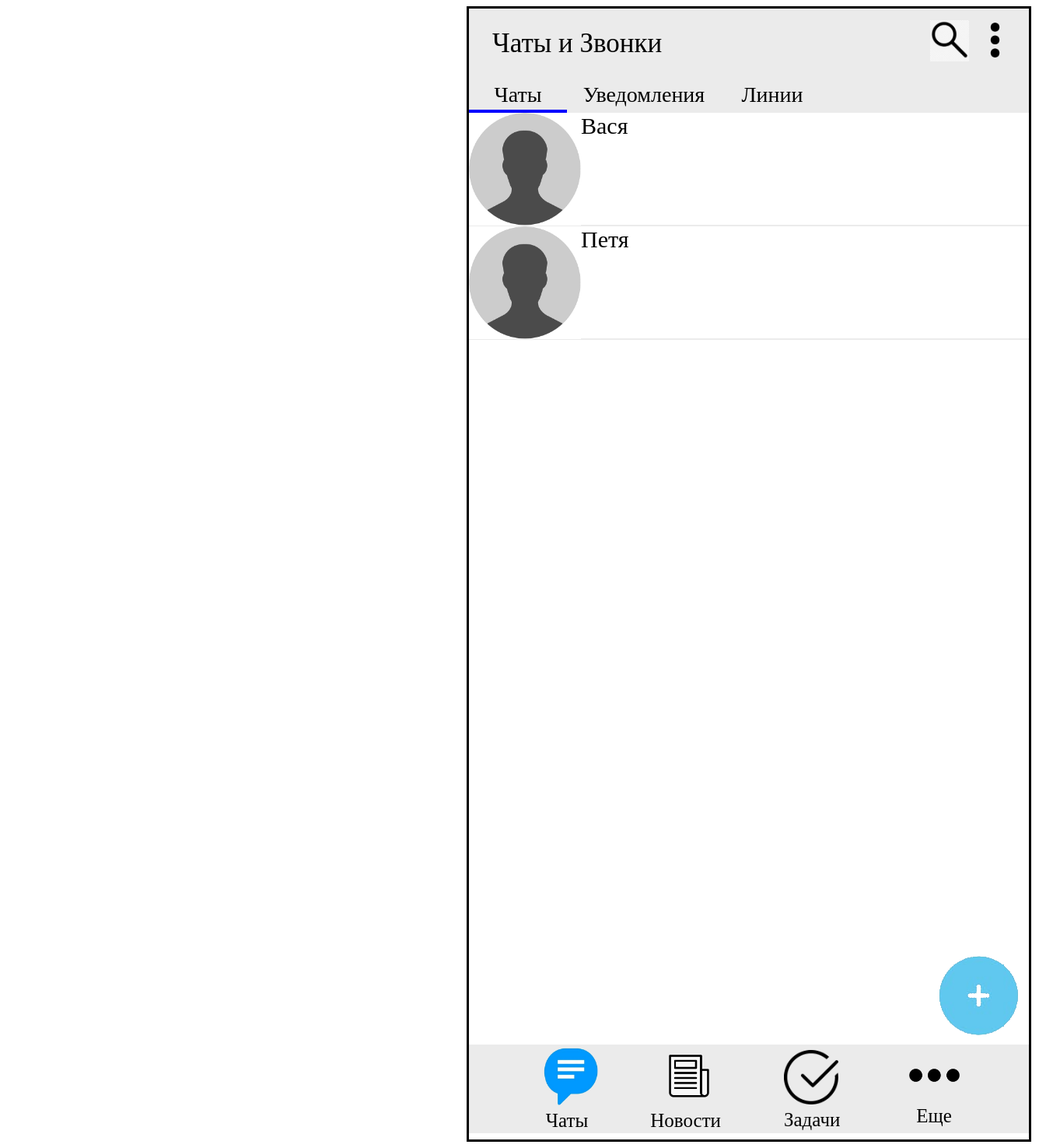
Before: /contacts with the older database file.
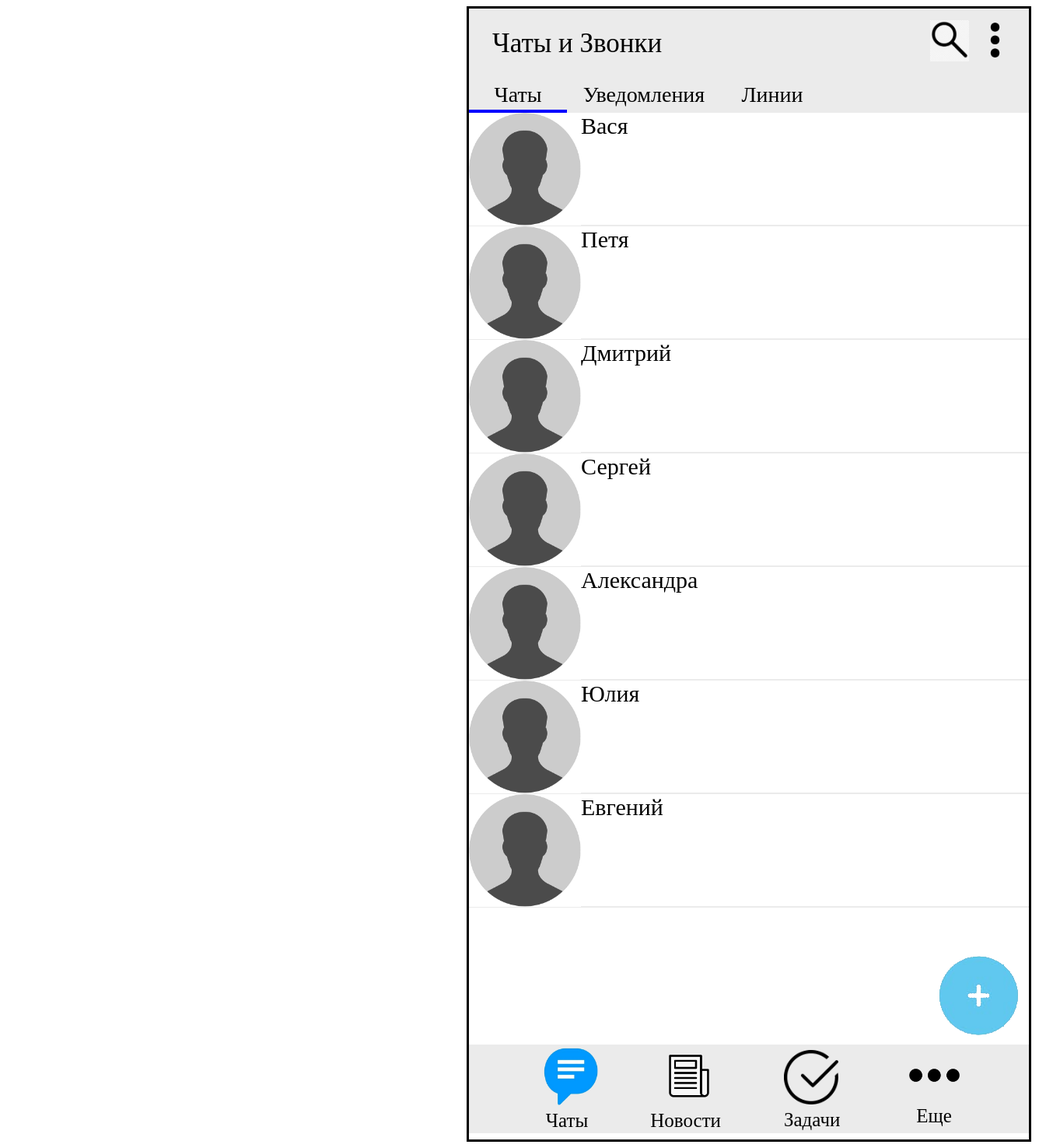
After: the same page with the newer database file.
### views.py (models this page shows)
class User(db.Model):
	__tablename__="users"
	id=db.Column(db.Integer(),primary_key=True)
	name=db.Column(db.String(255),nullable=False)
	surname=db.Column(db.String(255))
	patronim=db.Column(db.String(255))
	position=db.Column(db.String(255))
	sex=db.Column(db.Boolean())
	responsible=db.relationship("Task",backref="users")
	avatar=db.Column(db.String(255))

### views.py (the view)
@app.route("/contacts",methods=['POST','GET'])
def contacts():
	if request.method=='POST':
		print(request.form)
		name=request.form['name']
		surname=request.form['surname']
		patronim=request.form['patronim']
		position=request.form['position']
		user=User()
		user.name=name
		user.surname=surname
		user.patronim=patronim
		user.position=position
		db.session.add(user)
		db.session.commit()
		users=User.query.all()
		return render_template('contacts_mobile_flask.html',workers=users)
	else:
		users=User.query.all()
		return render_template('contacts_mobile_flask.html',workers=users)

### templates/contacts_mobile_flask.html (shortened to what this page needs)
<!DOCTYPE html>
<html lang="en" dir="ltr">
<head>
  <link rel="stylesheet" href="{{url_for('static', filename='new_web_css.css')}}">
  <link rel="stylesheet" href="{{url_for('static', filename='jquery-ui.css')}}">
</head>
<body>
  <div id="top"> </div>
  <div id="chats" class="nonactive active" onclick="active_list('#chats')" >Чаты</div>
  <div id="notice" class="nonactive" onclick="active_list('#notice')">Уведомления</div>
  <div id="lines" class="nonactive" onclick="active_list('#lines')">Линии</div>
  <div id="title">Чаты и Звонки</div>
  <div id="main_chats" class="nonactive2 active2">
      {% for worker in workers %}
    <div class="message">
      <img src="{{url_for('static',filename='ava2.png')}}" class="avatar" alt="">
      <div class="text">{{worker.name}}</div>
    </div>
    {%endfor%}
  </div>
  <div id="plus" >
    <img id="plusimg"  src="{{url_for('static',filename='plus.png')}}" onclick="openDialog()" alt="">
  </div>
  <div id="search">
    <img id='searchimg' src="{{url_for('static',filename='search.png')}}" alt="">
  </div>
  <div id="menu"  class="dropdown">
    <img id='menuimg' src="{{url_for('static',filename='menu.png')}}" alt=""  onclick="new_menu()" class="dropbtn">
  </div>
  <div id="bottom"> </div>
  <div id="chatsbottom">
    <img id='chatsimg' src="{{url_for('static',filename='chats.png')}}" alt="">
    Чаты
  </div>
  <div id="news">
    <img id='newsimg' src="{{url_for('static',filename='news2.png')}}" alt="">
    Новости
  </div>
  <div id="problems">
    <img id='problemsimg' src="{{url_for('static',filename='problems.png')}}" alt="">
    Задачи
  </div>
  <div id="more">
    <img id='moreimg' src="{{url_for('static',filename='menu2.png')}}" alt="">
    Еще
  </div>
</body>
</html>

### static/new_web_css.css (style rules this page uses)
body { margin-left: 600px; width: 720px; height: 1454px; border: 3px solid black; display: grid; grid-template-columns: 60px repeat(10, 1fr); grid-template-rows: 72px 62px 1072px 126px 114px; }
.active { border-bottom: 4px solid blue; }
.nonactive2 { display: none; }
.active2 { display: block; }
#top { grid-column: 1/12; grid-row: 1/3; background-color: rgb(235, 235, 235); }
#searchimg { padding-top: 15px; padding-left: 5px; width: 50px; height: 52.9px; }
#menuimg { padding-top: 18px; width: 45px; height: 45px; }
#plusimg { padding-top: 12px; padding-left: 16px; }
#bottom { grid-column: 1/12; grid-row: 5/6; background-color: rgb(235, 235, 235); }
#title { grid-column: 1/6; grid-row: 1/1; padding-left: 30px; text-align: left; font-size: 35px; padding-top: 25px; }
#search { grid-column: 10/11; grid-row: 1/1; }
#menu { grid-column: 11/12; grid-row: 1/1; }
#chats { grid-column: 1/3; grid-row: 2/2; text-align: center; font-size: 28px; padding-top: 23px; }
#notice { grid-column: 3/6; grid-row: 2/2; text-align: center; font-size: 28px; padding-top: 23px; }
#lines { grid-column: 6/8; grid-row: 2/2; text-align: center; font-size: 28px; padding-top: 23px; }
#main_chats { grid-column: 1/12; grid-row: 3/5; }
.message { grid-column: 1/2; grid-row: 1/2; display: grid; grid-template-columns: 144px 576px; grid-template-rows: 145px; border-bottom: 1px solid rgb(235, 235, 235); }
.avatar { grid-column: 1/2; grid-row: 1/2; width: 144px; height: 145px; }
.text { grid-column: 2/3; grid-row: 1/2; font-size: 30px; border-bottom: 1px solid rgb(235, 235, 235); }
#plus { grid-column: 10/12; grid-row: 4/5; }
#chatsbottom { padding-top: 4px; grid-column: 2/4; grid-row: 5/6; text-align: center; font-size: 25px; }
#chatsimg { width: 70px; height: 74px; padding-left: 10px; }
#news { padding-top: 13px; grid-column: 4/6; grid-row: 5/6; text-align: right; font-size: 25px; }
#newsimg { width: 52px; height: 55px; padding-right: 15px; padding-bottom: 10px; }
#problems { grid-column:7/9; grid-row: 5/6; font-size: 25px; padding-left: 15px; }
#problemsimg { padding-top: 7px; width: 70px; height: 70px; }
#more { grid-column:9/11; grid-row: 5/6; font-size: 25px; text-align: center; padding-left: 20px; }
#moreimg { padding-top: 7px; width: 65px; height: 65px; }

Changed rows visible on the page:
added User: name "Дмитрий"
added User: name "Сергей"
added User: name "Александра"
added User: name "Юлия"
added User: name "Евгений"
